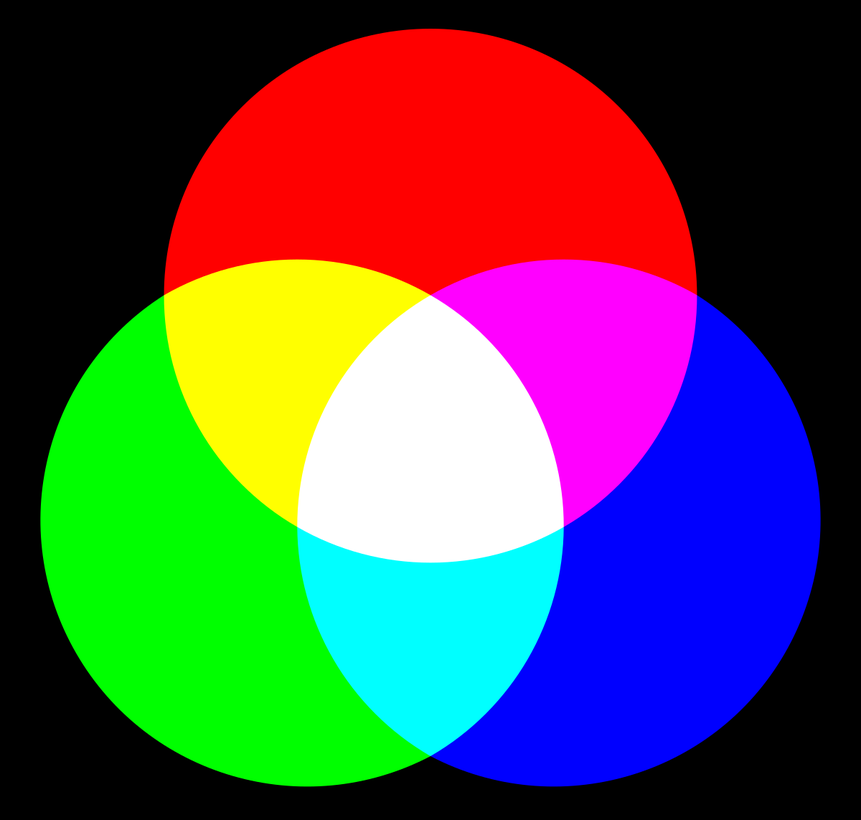
#> input picture Tutorial/RGB.png, 861 x 820 px, shrunk from 1200 x 1143 before the run
$ python 8_Detectar_Contornos.py
#> lines starting #> are read from the running program, lines starting #| are printed output that depends on the picture; after the words box and inside, x2 and y2 are one past the last pixel; in counts of white or black regions, pixels touching at a corner belong together
# Librerías
import cv2
import numpy as np


umbB_abajo = np.array([100,100,20],np.uint8)
umbB_arriba = np.array([125,255,255],np.uint8)

bgr = cv2.imread("RGB.png")
#> bgr is the input picture: shape (820, 861, 3); mean B, G, R 78.4, 78.4, 80.8

# Aplicamos las máscaras en HSV (solo queremos lo azul)
hsv=cv2.cvtColor(bgr,cv2.COLOR_BGR2HSV)
#> hsv: shape (820, 861, 3); mean H, S, V 38.4, 144.2, 160.9
maskB=cv2.inRange(hsv,umbB_abajo,umbB_arriba)   # Da un 1 en los pixeles que el se encuentren entre los umbrales
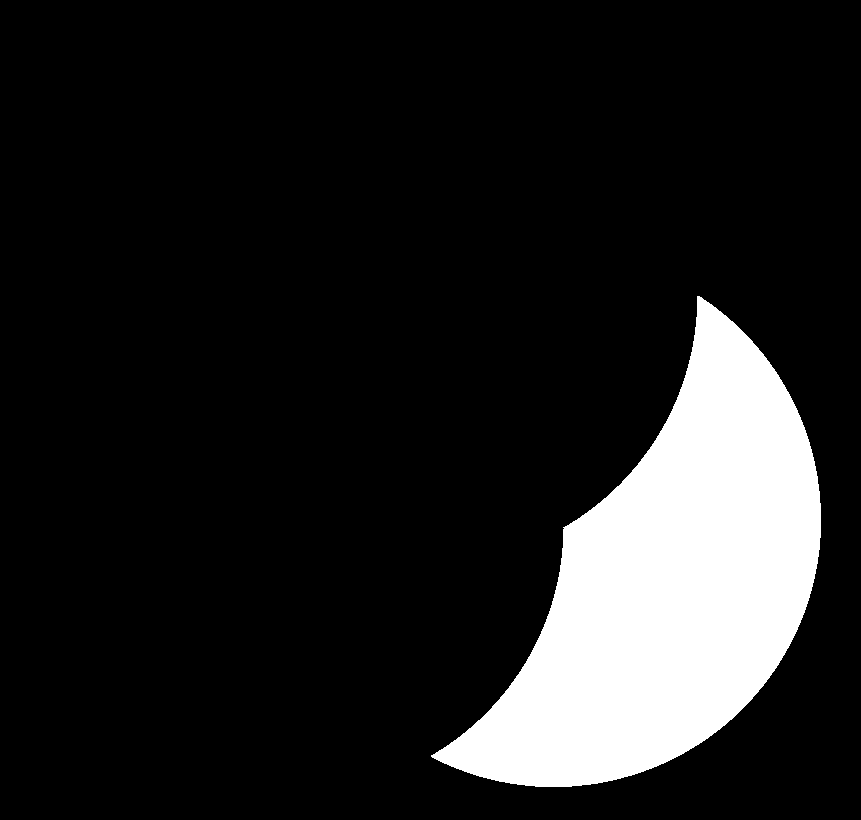
#> maskB: shape (820, 861); 13.2% white; 1 white region

# Obtenemos los contornos de la mascara
contornos,_ = cv2.findContours(maskB, cv2.RETR_EXTERNAL,cv2.CHAIN_APPROX_SIMPLE)
#> contornos = 1 contour; box (x1, y1, x2, y2) and area: (431, 296, 821, 787) 92361
cv2.drawContours(bgr,contornos, -1 ,(255,255,255), 3)   # Se dibujan todos (-1) los contornos en la imagen (bgr) de color blanco (255*3 y de 3 de grosor
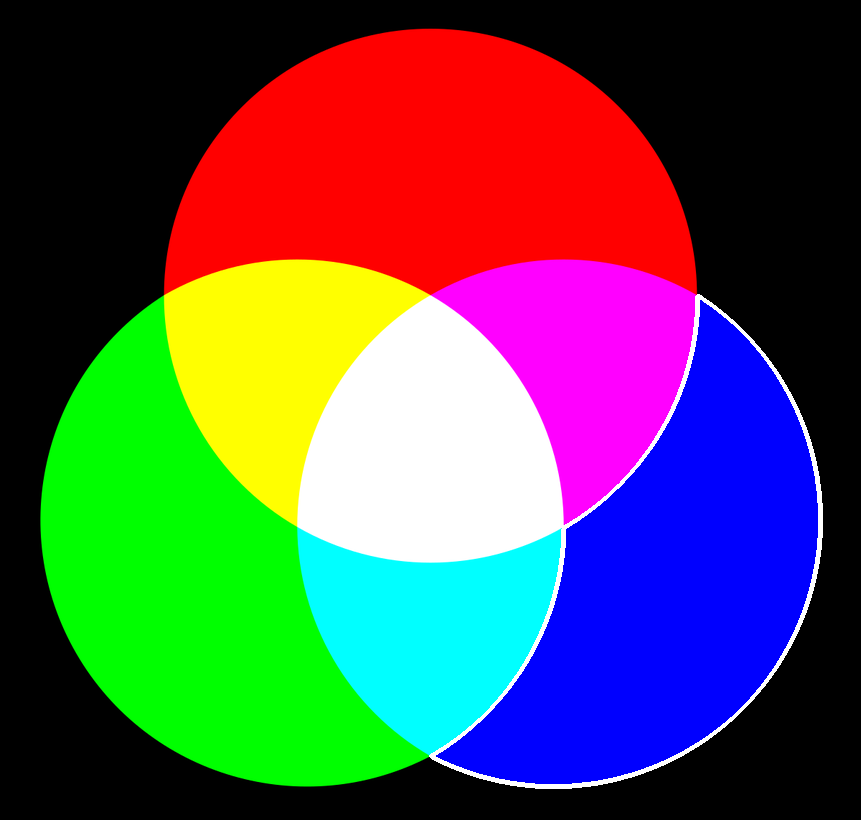
#> bgr: shape (820, 861, 3); 0.86% of pixels changed, all inside (x1, y1, x2, y2) = (429, 294, 823, 789)

# Mostrar imagenes
cv2.imshow("Camara", bgr)
cv2.imshow("MascaraRed",maskB)

cv2.waitKey(0)
cv2.destroyAllWindows()
